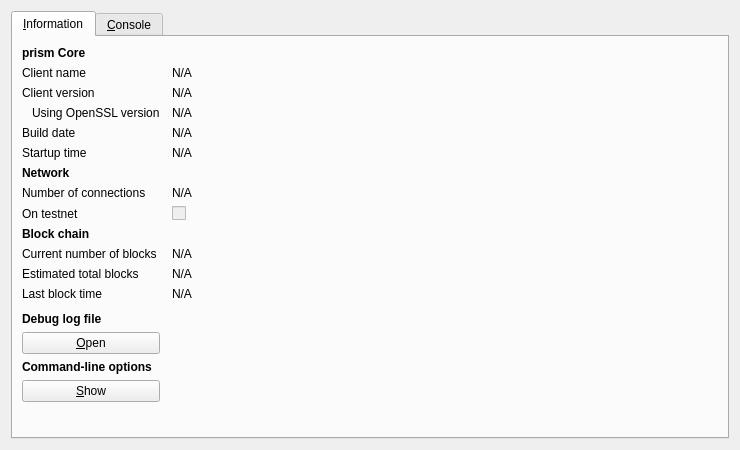
<?xml version="1.0" encoding="UTF-8"?>
<ui version="4.0">
 <class>RPCConsole</class>
 <widget class="QDialog" name="RPCConsole">
  <property name="geometry">
   <rect>
    <x>0</x>
    <y>0</y>
    <width>740</width>
    <height>450</height>
   </rect>
  </property>
  <property name="windowTitle">
   <string>prism - Debug window</string>
  </property>
  <layout class="QVBoxLayout" name="verticalLayout_2">
   <item>
    <widget class="QTabWidget" name="tabWidget">
     <property name="currentIndex">
      <number>0</number>
     </property>
     <widget class="QWidget" name="tab_info">
      <attribute name="title">
       <string>&amp;Information</string>
      </attribute>
      <layout class="QGridLayout" name="gridLayout" columnstretch="0,1">
       <property name="horizontalSpacing">
        <number>12</number>
       </property>
       <item row="0" column="0">
        <widget class="QLabel" name="label_9">
         <property name="font">
          <font>
           <weight>75</weight>
           <bold>true</bold>
          </font>
         </property>
         <property name="text">
          <string>prism Core</string>
         </property>
        </widget>
       </item>
       <item row="1" column="0">
        <widget class="QLabel" name="label_5">
         <property name="text">
          <string>Client name</string>
         </property>
        </widget>
       </item>
       <item row="1" column="1">
        <widget class="QLabel" name="clientName">
         <property name="cursor">
          <cursorShape>IBeamCursor</cursorShape>
         </property>
         <property name="text">
          <string>N/A</string>
         </property>
         <property name="textFormat">
          <enum>Qt::PlainText</enum>
         </property>
         <property name="textInteractionFlags">
          <set>Qt::LinksAccessibleByMouse|Qt::TextSelectableByKeyboard|Qt::TextSelectableByMouse</set>
         </property>
        </widget>
       </item>
       <item row="2" column="0">
        <widget class="QLabel" name="label_6">
         <property name="text">
          <string>Client version</string>
         </property>
        </widget>
       </item>
       <item row="2" column="1">
        <widget class="QLabel" name="clientVersion">
         <property name="cursor">
          <cursorShape>IBeamCursor</cursorShape>
         </property>
         <property name="text">
          <string>N/A</string>
         </property>
         <property name="textFormat">
          <enum>Qt::PlainText</enum>
         </property>
         <property name="textInteractionFlags">
          <set>Qt::LinksAccessibleByMouse|Qt::TextSelectableByKeyboard|Qt::TextSelectableByMouse</set>
         </property>
        </widget>
       </item>
       <item row="3" column="0">
        <widget class="QLabel" name="label_14">
         <property name="text">
          <string>Using OpenSSL version</string>
         </property>
         <property name="indent">
          <number>10</number>
         </property>
        </widget>
       </item>
       <item row="3" column="1">
        <widget class="QLabel" name="openSSLVersion">
         <property name="cursor">
          <cursorShape>IBeamCursor</cursorShape>
         </property>
         <property name="text">
          <string>N/A</string>
         </property>
         <property name="textFormat">
          <enum>Qt::PlainText</enum>
         </property>
         <property name="textInteractionFlags">
          <set>Qt::LinksAccessibleByMouse|Qt::TextSelectableByKeyboard|Qt::TextSelectableByMouse</set>
         </property>
        </widget>
       </item>
       <item row="4" column="0">
        <widget class="QLabel" name="label_12">
         <property name="text">
          <string>Build date</string>
         </property>
        </widget>
       </item>
       <item row="4" column="1">
        <widget class="QLabel" name="buildDate">
         <property name="cursor">
          <cursorShape>IBeamCursor</cursorShape>
         </property>
         <property name="text">
          <string>N/A</string>
         </property>
         <property name="textFormat">
          <enum>Qt::PlainText</enum>
         </property>
         <property name="textInteractionFlags">
          <set>Qt::LinksAccessibleByMouse|Qt::TextSelectableByKeyboard|Qt::TextSelectableByMouse</set>
         </property>
        </widget>
       </item>
       <item row="5" column="0">
        <widget class="QLabel" name="label_13">
         <property name="text">
          <string>Startup time</string>
         </property>
        </widget>
       </item>
       <item row="5" column="1">
        <widget class="QLabel" name="startupTime">
         <property name="cursor">
          <cursorShape>IBeamCursor</cursorShape>
         </property>
         <property name="text">
          <string>N/A</string>
         </property>
         <property name="textFormat">
          <enum>Qt::PlainText</enum>
         </property>
         <property name="textInteractionFlags">
          <set>Qt::LinksAccessibleByMouse|Qt::TextSelectableByKeyboard|Qt::TextSelectableByMouse</set>
         </property>
        </widget>
       </item>
       <item row="6" column="0">
        <widget class="QLabel" name="label_11">
         <property name="font">
          <font>
           <weight>75</weight>
           <bold>true</bold>
          </font>
         </property>
         <property name="text">
          <string>Network</string>
         </property>
        </widget>
       </item>
       <item row="7" column="0">
        <widget class="QLabel" name="label_7">
         <property name="text">
          <string>Number of connections</string>
         </property>
        </widget>
       </item>
       <item row="7" column="1">
        <widget class="QLabel" name="numberOfConnections">
         <property name="cursor">
          <cursorShape>IBeamCursor</cursorShape>
         </property>
         <property name="text">
          <string>N/A</string>
         </property>
         <property name="textFormat">
          <enum>Qt::PlainText</enum>
         </property>
         <property name="textInteractionFlags">
          <set>Qt::LinksAccessibleByMouse|Qt::TextSelectableByKeyboard|Qt::TextSelectableByMouse</set>
         </property>
        </widget>
       </item>
       <item row="8" column="0">
        <widget class="QLabel" name="label_8">
         <property name="text">
          <string>On testnet</string>
         </property>
        </widget>
       </item>
       <item row="8" column="1">
        <widget class="QCheckBox" name="isTestNet">
         <property name="enabled">
          <bool>false</bool>
         </property>
         <property name="text">
          <string/>
         </property>
        </widget>
       </item>
       <item row="9" column="0">
        <widget class="QLabel" name="label_10">
         <property name="font">
          <font>
           <weight>75</weight>
           <bold>true</bold>
          </font>
         </property>
         <property name="text">
          <string>Block chain</string>
         </property>
        </widget>
       </item>
       <item row="10" column="0">
        <widget class="QLabel" name="label_3">
         <property name="text">
          <string>Current number of blocks</string>
         </property>
        </widget>
       </item>
       <item row="10" column="1">
        <widget class="QLabel" name="numberOfBlocks">
         <property name="cursor">
          <cursorShape>IBeamCursor</cursorShape>
         </property>
         <property name="text">
          <string>N/A</string>
         </property>
         <property name="textFormat">
          <enum>Qt::PlainText</enum>
         </property>
         <property name="textInteractionFlags">
          <set>Qt::LinksAccessibleByMouse|Qt::TextSelectableByKeyboard|Qt::TextSelectableByMouse</set>
         </property>
        </widget>
       </item>
       <item row="11" column="0">
        <widget class="QLabel" name="label_4">
         <property name="text">
          <string>Estimated total blocks</string>
         </property>
        </widget>
       </item>
       <item row="11" column="1">
        <widget class="QLabel" name="totalBlocks">
         <property name="cursor">
          <cursorShape>IBeamCursor</cursorShape>
         </property>
         <property name="text">
          <string>N/A</string>
         </property>
         <property name="textFormat">
          <enum>Qt::PlainText</enum>
         </property>
         <property name="textInteractionFlags">
          <set>Qt::LinksAccessibleByMouse|Qt::TextSelectableByKeyboard|Qt::TextSelectableByMouse</set>
         </property>
        </widget>
       </item>
       <item row="12" column="0">
        <widget class="QLabel" name="label_2">
         <property name="text">
          <string>Last block time</string>
         </property>
        </widget>
       </item>
       <item row="12" column="1">
        <widget class="QLabel" name="lastBlockTime">
         <property name="cursor">
          <cursorShape>IBeamCursor</cursorShape>
         </property>
         <property name="text">
          <string>N/A</string>
         </property>
         <property name="textFormat">
          <enum>Qt::PlainText</enum>
         </property>
         <property name="textInteractionFlags">
          <set>Qt::LinksAccessibleByMouse|Qt::TextSelectableByKeyboard|Qt::TextSelectableByMouse</set>
         </property>
        </widget>
       </item>
       <item row="13" column="0">
        <spacer name="verticalSpacer_2">
         <property name="orientation">
          <enum>Qt::Vertical</enum>
         </property>
         <property name="sizeHint" stdset="0">
          <size>
           <width>20</width>
           <height>20</height>
          </size>
         </property>
        </spacer>
       </item>
       <item row="14" column="0">
        <widget class="QLabel" name="labelDebugLogfile">
         <property name="font">
          <font>
           <weight>75</weight>
           <bold>true</bold>
          </font>
         </property>
         <property name="text">
          <string>Debug log file</string>
         </property>
        </widget>
       </item>
       <item row="15" column="0">
        <widget class="QPushButton" name="openDebugLogfileButton">
         <property name="toolTip">
          <string>Open the prism debug log file from the current data directory. This can take a few seconds for large log files.</string>
         </property>
         <property name="text">
          <string>&amp;Open</string>
         </property>
         <property name="autoDefault">
          <bool>false</bool>
         </property>
        </widget>
       </item>
       <item row="16" column="0">
        <widget class="QLabel" name="labelCLOptions">
         <property name="font">
          <font>
           <weight>75</weight>
           <bold>true</bold>
          </font>
         </property>
         <property name="text">
          <string>Command-line options</string>
         </property>
        </widget>
       </item>
       <item row="17" column="0">
        <widget class="QPushButton" name="showCLOptionsButton">
         <property name="toolTip">
          <string>Show the prism-Qt help message to get a list with possible prism command-line options.</string>
         </property>
         <property name="text">
          <string>&amp;Show</string>
         </property>
         <property name="autoDefault">
          <bool>false</bool>
         </property>
        </widget>
       </item>
       <item row="18" column="0">
        <spacer name="verticalSpacer">
         <property name="orientation">
          <enum>Qt::Vertical</enum>
         </property>
         <property name="sizeHint" stdset="0">
          <size>
           <width>20</width>
           <height>40</height>
          </size>
         </property>
        </spacer>
       </item>
      </layout>
     </widget>
     <widget class="QWidget" name="tab_console">
      <attribute name="title">
       <string>&amp;Console</string>
      </attribute>
      <layout class="QVBoxLayout" name="verticalLayout_3">
       <property name="spacing">
        <number>3</number>
       </property>
       <item>
        <widget class="QTextEdit" name="messagesWidget">
         <property name="minimumSize">
          <size>
           <width>0</width>
           <height>100</height>
          </size>
         </property>
         <property name="readOnly">
          <bool>true</bool>
         </property>
         <property name="tabKeyNavigation" stdset="0">
          <bool>false</bool>
         </property>
         <property name="columnCount" stdset="0">
          <number>2</number>
         </property>
        </widget>
       </item>
       <item>
        <layout class="QHBoxLayout" name="horizontalLayout">
         <property name="spacing">
          <number>3</number>
         </property>
         <item>
          <widget class="QLabel" name="label">
           <property name="text">
            <string notr="true">&gt;</string>
           </property>
          </widget>
         </item>
         <item>
          <widget class="QLineEdit" name="lineEdit"/>
         </item>
         <item>
          <widget class="QPushButton" name="clearButton">
           <property name="maximumSize">
            <size>
             <width>24</width>
             <height>24</height>
            </size>
           </property>
           <property name="toolTip">
            <string>Clear console</string>
           </property>
           <property name="text">
            <string/>
           </property>
           <property name="icon">
            <iconset resource="../bitcoin.qrc">
             <normaloff>:/icons/remove</normaloff>:/icons/remove</iconset>
           </property>
           <property name="shortcut">
            <string notr="true">Ctrl+L</string>
           </property>
           <property name="autoDefault">
            <bool>false</bool>
           </property>
          </widget>
         </item>
        </layout>
       </item>
      </layout>
     </widget>
    </widget>
   </item>
  </layout>
 </widget>
 <resources>
  <include location="../bitcoin.qrc"/>
 </resources>
 <connections/>
</ui>
